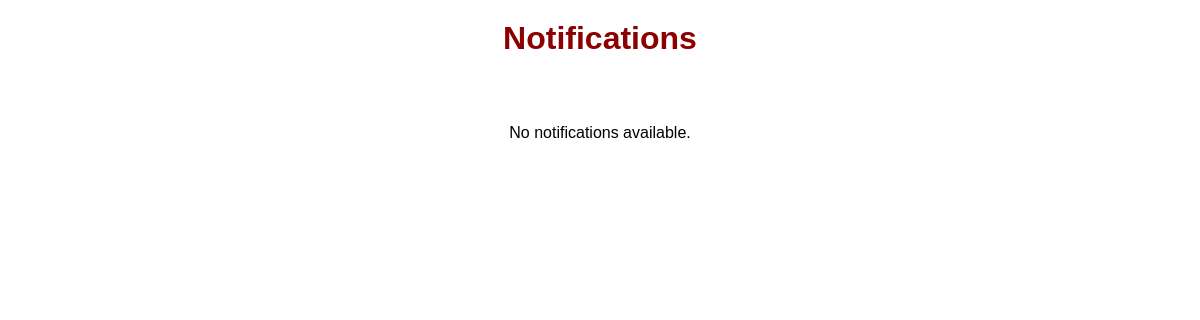
The page /notifications on the database as committed earlier.
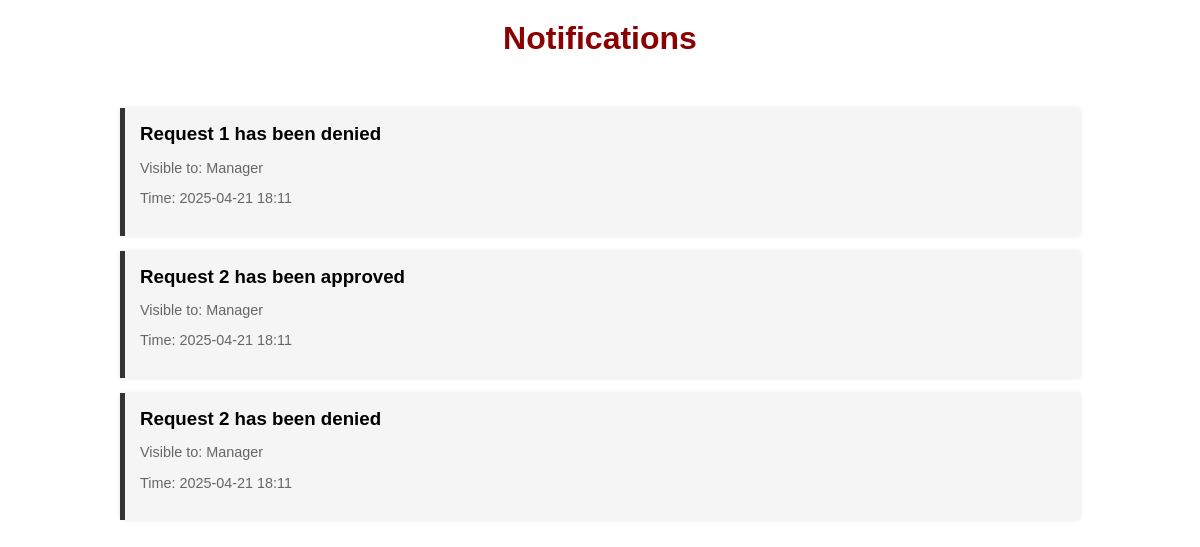
The same page on the database as committed later.
### app/models.py (models this page shows)
class Notification(db.Model):
    id = db.Column(db.Integer, primary_key=True)
    message = db.Column(db.String(255), nullable=False)
    role = db.Column(db.String(50), nullable=False)  # 'FOH', 'BOH', or 'Manager'
    timestamp = db.Column(db.DateTime)

### app/routes/notifications_routes.py (the view)
@notifications_bp.route('/notifications')
def notifications():
    all_notifications = NotificationLogic.get_all_notifications()
    return render_template('notifications.html', notifications=all_notifications)

### app/logic/base_crud.py (called while the page is built)
    @staticmethod
    def get_all(model):
        return model.query.all() # return all table content

### app/logic/notification_logic.py (called while the page is built)
    @staticmethod
    def get_all_notifications():
        return BaseCRUD.get_all(Notification)

### templates/notifications.html (shortened to what this page needs)
<!DOCTYPE html>
<html lang="en">
<head>
    <link rel="stylesheet" href="{{ url_for('static', filename='css/style.css') }}">
</head>
<body>
    <h1>Notifications</h1>
    <div class="notifications-container">
        {% for note in notifications %}
        <div class="notification">
            <h3>{{ note.message }}</h3>
            <p class="role-tag">Visible to: {{ note.role }}</p>
            {% if note.timestamp %}
            <p class="role-tag">Time: {{ note.timestamp.strftime('%Y-%m-%d %H:%M') }}</p>
            {% endif %}
        </div>
        {% else %}
        <p style="text-align: center;">No notifications available.</p>
        {% endfor %}
    </div>
</body>
</html>

### static/css/style.css (style rules this page uses)
html, body { height: 100%; margin: 0; }
body { display: flex; flex-direction: column; }

### templates/notifications.html (style rules this page uses)
body { font-family: Arial, sans-serif; }
h1 { text-align: center; margin-top: 20px; color: darkred; }
.notifications-container { width: 80%; margin: 30px auto; }
.notification { background-color: #f5f5f5; border-left: 5px solid #333; padding: 15px; margin-bottom: 15px; box-shadow: 0 0 4px rgba(0,0,0,0.1); }
.notification h3 { margin: 0 0 5px; }
.role-tag { font-size: 0.9em; color: #666; }

Rows that differ between the two databases and show on the page:
added Notification: message "Request 1 has been denied", role "Manager", timestamp "2025-04-21 18:11"
added Notification: message "Request 2 has been approved", role "Manager", timestamp "2025-04-21 18:11"
added Notification: message "Request 2 has been denied", role "Manager", timestamp "2025-04-21 18:11"
Other text that changed with them:
text no longer shown: "No notifications available."
